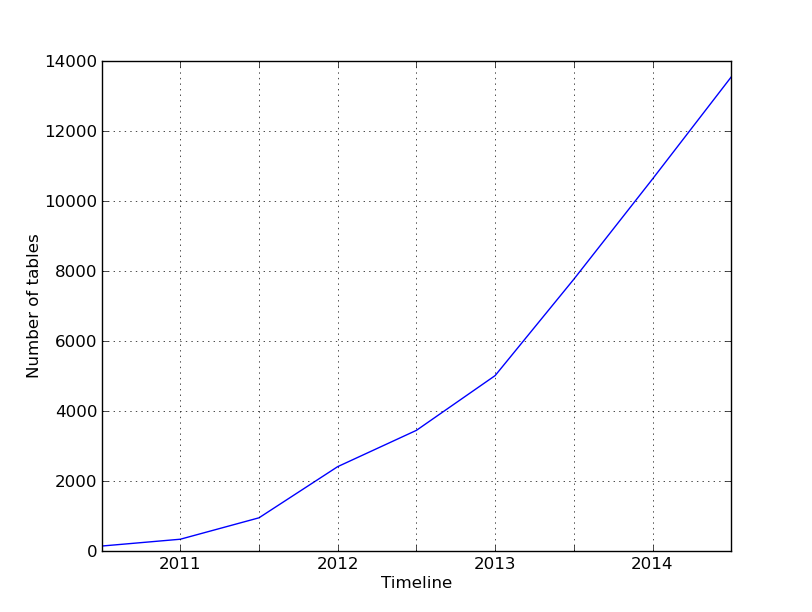

Write Python code to recreate this figure.
import matplotlib.pyplot as plt
import sys
from os import walk
import re
import datetime
import os.path
from matplotlib.ticker import AutoMinorLocator

def add_date(filename, date2count):
  with open(filename) as lines:
    for line in lines:
      id, pdate, cdate = line.strip("\n").split("\t")
      date = datetime.datetime.fromtimestamp(int(pdate)) #only use publication date
      if date.month < 10:
        month = "0" + str(date.month)
      else:
        month = str(date.month)
      year_month = str(date.year) + month
      if year_month not in date2count:
        date2count[year_month] = 1
      else:
        date2count[year_month] += 1
  return date2count
        
def prepare_data(path):
  date2count = {} #mapping between date and number of datasets
  for (dirpath, dirnames, filenames) in walk(path):
    for filename in filenames:
      if re.search("id_date", filename):
        print path + filename
        date2count = add_date(path + filename, date2count)
    break
  print date2count
  out = open("date2count.csv", "w")
  for date in date2count.keys():
    out.write(date + "\t" + str(date2count[date]) + "\n")
  out.close()

def get_data(path):
  if not os.path.isfile("date2count.csv"):
    prepare_data(path)
  
  date_count = []
  with open("date2count.csv") as lines:
    for line in lines:
      ym, count = line.strip("\n").split("\t")
      date_count.append([ym, count])
  date_count.sort(key=lambda x: x[0])
  return date_count

def main(argv):
  date_count = get_data("../metadata/data/")
  idx = 0
  dates = []
  area = []
  radius = []
  s = 0
  for (date, count) in date_count:
    idx += 1
    s += int(count)
    if (idx%12==0):
      #radius.append(idx)
  #    date = date[:4] + "/" + date[4:]
      date = date[:4]
    else:
      date = ""
    if (idx%6==0):
      radius.append(idx)
      dates.append(date)
      area.append(s)

  #minorLocator = AutoMinorLocator()
  #fig, ax = plt.subplots()
  #ax.xaxis.set_minor_locator(minorLocator)
  #plt.tick_params(which='major', length=8)
  #plt.tick_params(which='minor', length=4, color='r')

  plt.xticks(radius, dates)
#  plt.xticks(rotation=50)
  plt.plot(radius, area)
  plt.xlabel('Timeline')
  plt.ylabel('Number of tables')
  #plt.title('Title here')
  plt.grid()
  plt.show()

if __name__=="__main__":
  main(sys.argv[1:])
